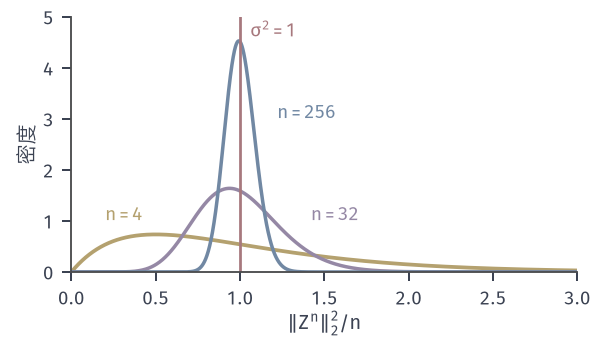

This figure's Python source:
from pathlib import Path
import sys, math
HERE = Path(__file__).resolve().parent
sys.path.insert(0, str(HERE.parent/"gcc-common"))
from gcc_fig import *
# Density of the normalised squared noise length |Z^n|^2 / n for Z_i iid N(0,1): this is chi^2_n / n,
# i.e. Gamma(shape n/2, rate n/2). Curves for n = 4 (yellow), 32 (purple), 256 (blue); red line at sigma^2 = 1.
# Exact density, no simulation. Probability of |Z|^2/n in [0.8, 1.2] is reported in the facts.
fig, ax = figure(width_mm=84, height_mm=48)
panel(fig, left=.12, right=.97, top=.95, bottom=.2)
t = np.linspace(1e-4, 3, 3000); dt = t[1]-t[0]
def dens(n):
    a = n/2
    return np.exp(a*np.log(a) + (a-1)*np.log(t) - a*t - math.lgamma(a))
facts = {}
for n, col in ((4, YELLOW), (32, PURPLE), (256, BLUE)):
    f = dens(n); ax.plot(t, f, color=col, lw=1.5 if n == 4 else 1.4)
    m = (t >= .8) & (t <= 1.2); facts['P(0.8<=|Z|^2/n<=1.2), n=%d' % n] = float(f[m].sum()*dt)
ax.axvline(1, color=RED, lw=1.1)
ax.set_xlim(0, 3); ax.set_ylim(0, 5.0)
ax.set_xlabel(r'$\Vert Z^n\Vert_2^2/n$', labelpad=1); ax.set_ylabel('密度', labelpad=2)
lab(ax, .2, 1.0, r'$n=4$', YELLOW); lab(ax, 1.42, 1.0, r'$n=32$', PURPLE); lab(ax, 1.22, 3.0, r'$n=256$', BLUE)
lab(ax, 1.06, 4.6, r'$\sigma^2=1$', RED)
save(fig, HERE, 'figure', facts)
